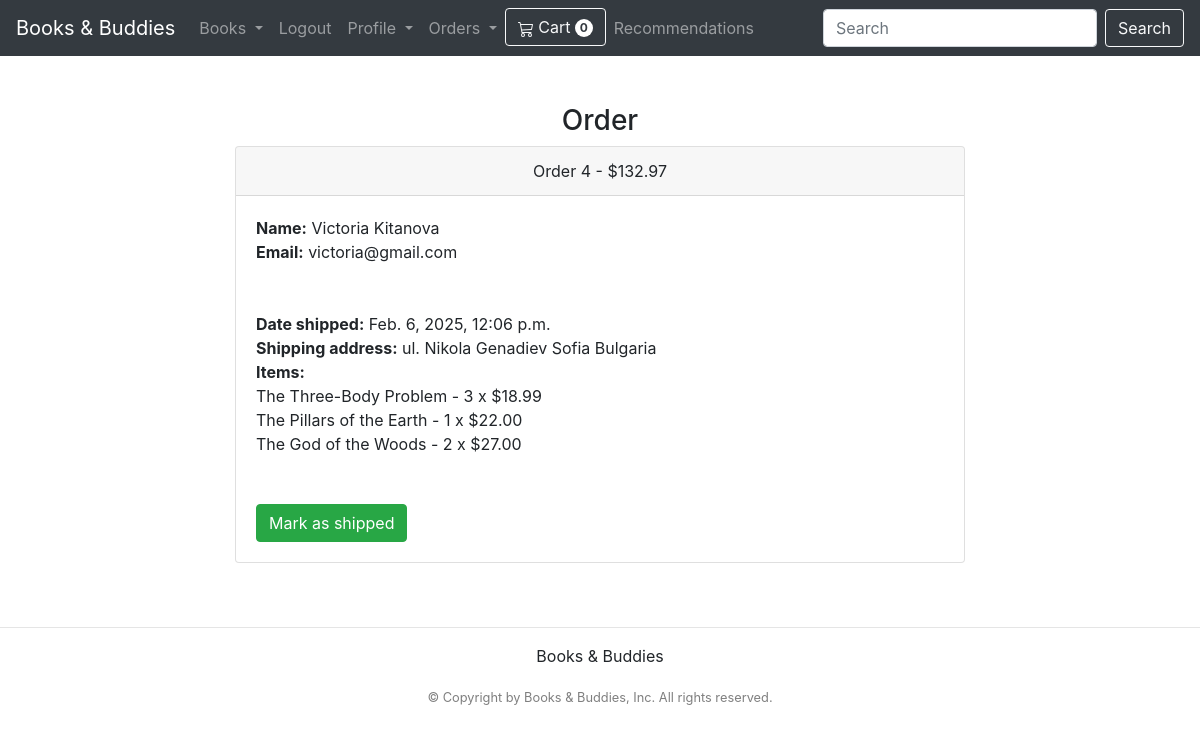
Page /payment/orders/4 (signed in) on the committed database.
### payment/models.py (models this page shows, shortened)
class Order(models.Model):
    user = models.ForeignKey(User, on_delete=models.CASCADE, null=True, blank=True)
    full_name = models.CharField(max_length=50)
    email = models.EmailField(max_length=100)
    shipping_address = models.TextField(max_length=15000)
    amount_paid = models.DecimalField(max_digits=10, decimal_places=2)
    date_ordered = models.DateTimeField(auto_now_add=True)
    shipped = models.BooleanField(default=False)
    date_shipped = models.DateTimeField(blank=True, null=True)

class OrderItem(models.Model):
    order = models.ForeignKey(Order, on_delete=models.CASCADE, null=True)
    book = models.ForeignKey(Book, on_delete=models.CASCADE, null=True)
    user = models.ForeignKey(User, on_delete=models.CASCADE, null=True, blank=True)
    quantity = models.PositiveBigIntegerField(default=1, )
    price = models.DecimalField(max_digits=10, decimal_places=2)

### accounts/models.py (models this page shows)
class Book(models.Model):
    title = models.CharField(max_length=50, null=True)
    author = models.CharField(max_length=50, null=True)
    price = models.DecimalField(default=0, decimal_places=2, max_digits=4)
    publication = models.DateField(default=datetime.date.today)
    pages = models.IntegerField(default=0, null=True)
    cover = models.CharField(max_length=10, null=True)
    descreption = models.CharField(max_length=10000, default='', blank=True, null=True)
    data_created = models.DateTimeField(auto_now_add=True, null=True)
    tags = models.ManyToManyField(Tag)
    image = models.ImageField(upload_to='static/images/', default='')
    def __str__(self):
        return f'{self.title}'

### payment/views.py (the view, shortened to what this page needs)
# urls.py: path('orders/<int:pk>', views.orders, name='orders'),
def orders(request: HttpRequest, pk: int) -> HttpResponse:
    if request.user.is_authenticated and request.user.is_superuser:
        order = Order.objects.get(id=pk)
        items = OrderItem.objects.filter(order=pk)
        return render(request, 'payment/orders.html', {"order":order, "items":items})
    messages.success(request, "Access denied")
    return redirect('home')

### cart/cart.py (called while the page is built)
    def __len__(self):
        return len(self.cart)

### cart/context_processors.py (called while the page is built)
def cart(request):
    return {'cart': Cart(request)}

### payment/templates/payment/orders.html (shortened to what this page needs)
{% extends 'accounts/main.html' %}
{% block content %}
<div class="container">
    <div class="row">
            <div class="col-8 mx-auto">
                <br/><br/>
                <h3 class="text-center">Order</h3>
                <div class="card">
                    <div class="card-header text-center">
                      Order {{ order.id }} - ${{ order.amount_paid }}
                    </div>
                    <div class="card-body">
                        <strong>Name:</strong> {{ order.full_name }}<br/>
                        <strong>Email:</strong> {{ order.email }}<br/>
                        <br/><br/>
                        {% if order.date_shipped %}
                            <strong>Date shipped:</strong> {{ order.date_shipped }}
                        {% else %}
                            <strong>Date ordered:</strong> {{ order.date_ordered }}
                        {% endif %}<br/>
                        <strong>Shipping address:</strong> {{ order.shipping_address }}<br/>
                    <strong>Items:</strong><br/>
                    {% for item in items %}
                        {{ item.book }} - {{ item.quantity }} x ${{ item.price }}<br/>
                    {% endfor %}
                    <br/><br/>
                    {% if not order.shipped %}
                        <form method="POST">
                            <button type="submit" class="btn btn-success">Mark as shipped</button>
                        </form>
                    {% else %}
                    <form method="POST">
                        {% csrf_token %}
                        <input type="hidden" name="shipping_status" value="false">
                        <button type="submit" class="btn btn-danger">Mark as not shipped</button>
                    </form>
                    {% endif %}
                    </div>
                  </div>
                <br/><br/>
            </div>
    </div>
</div>
{% endblock %}

### rows in the picture
Order: id "4", amount_paid "132.97", full_name "Victoria Kitanova", email "victoria@gmail.com", date_shipped "Feb. 6, 2025, 12:06 p.m.", shipping_address "ul. Nikola Genadiev Sofia Bulgaria"
OrderItem: book "The Three-Body Problem", quantity "3", price "18.99"
OrderItem: book "The Pillars of the Earth", quantity "1", price "22.00"
OrderItem: book "The God of the Woods", quantity "2", price "27.00"

### other values in the picture
{{ cart|length }} "0"
